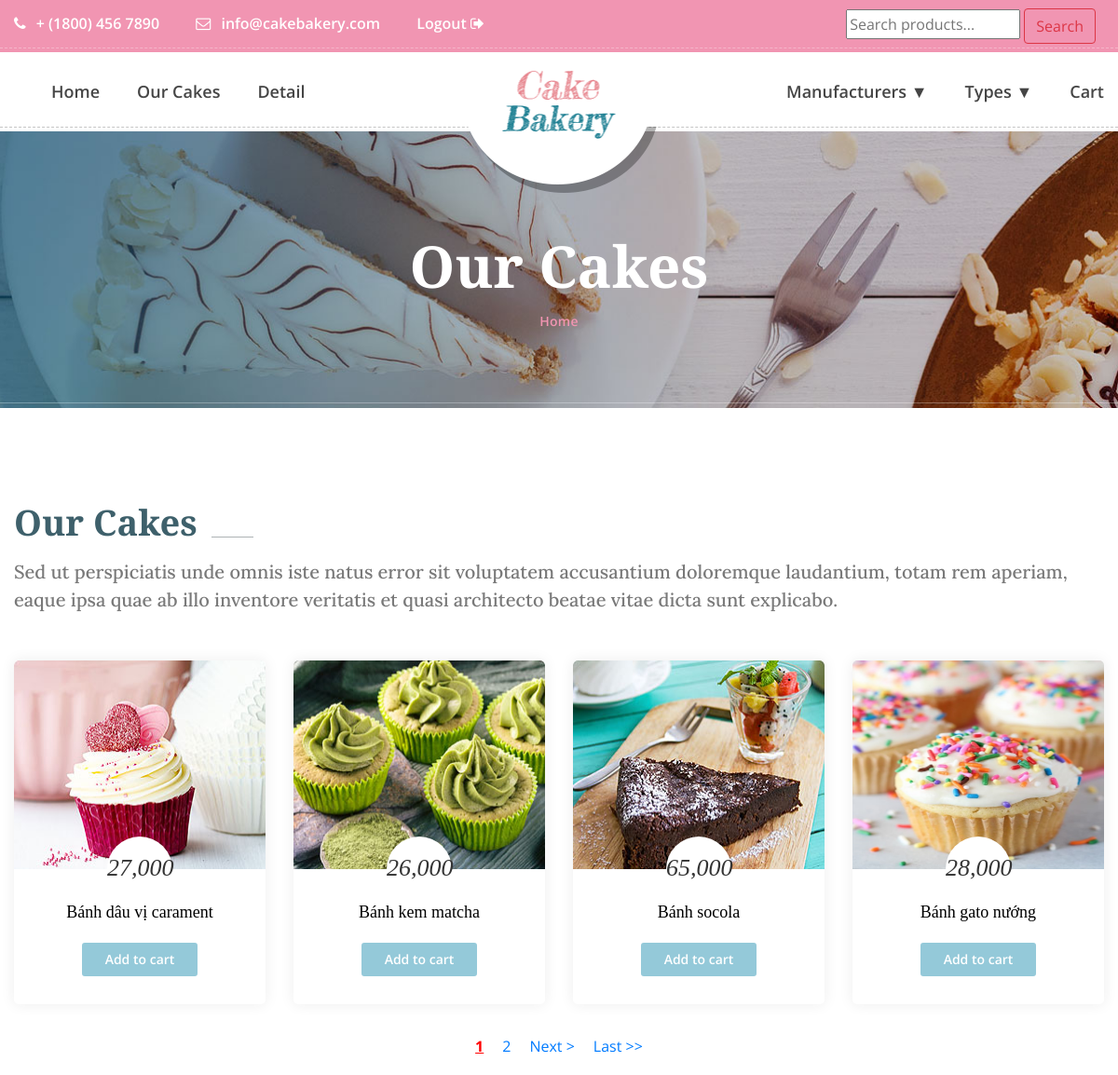
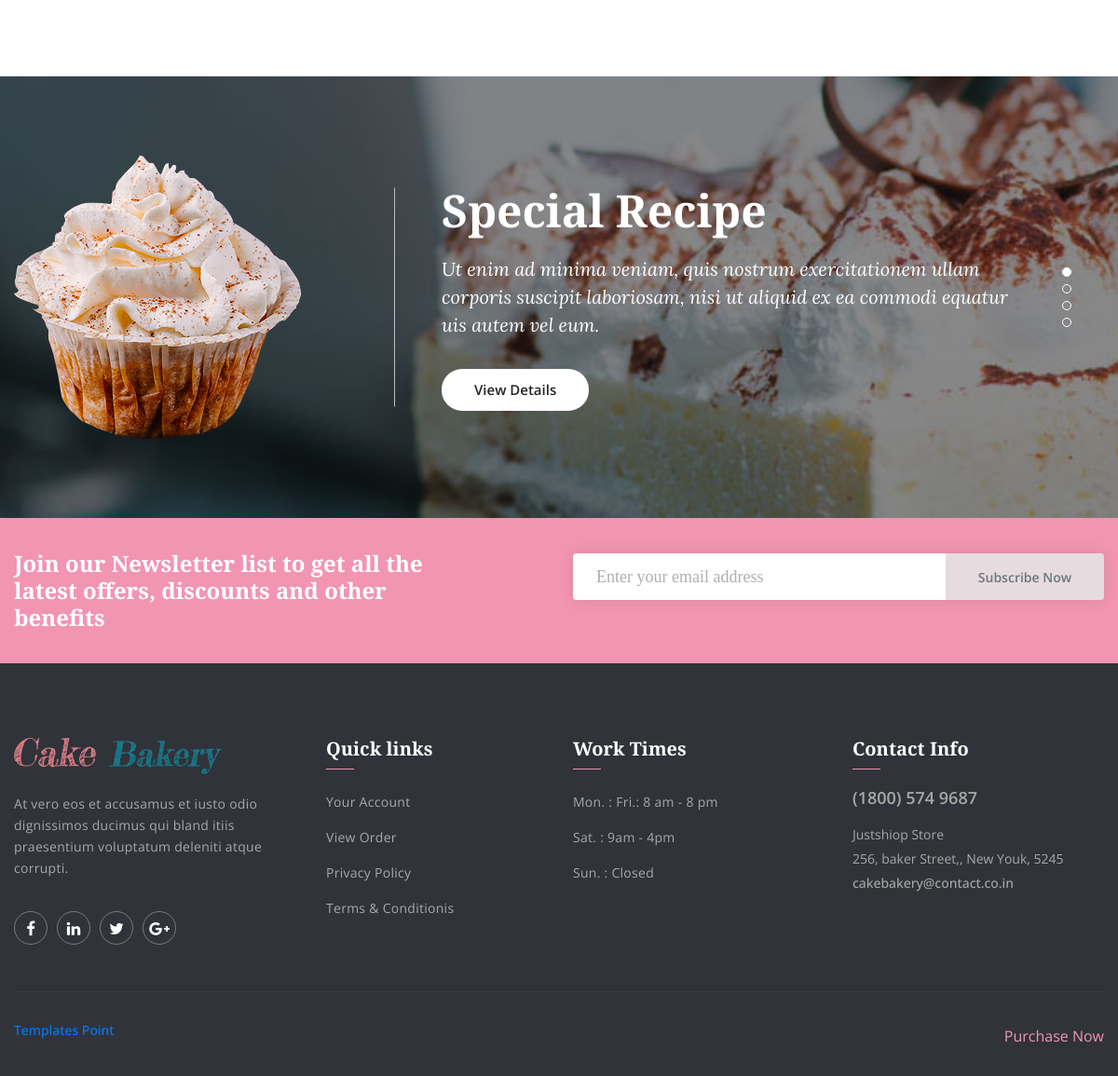
The app's page /public/cake.php with its own data (2 pictures, top to bottom).
### tables this page shows
CREATE TABLE IF NOT EXISTS `products` (
  `id` int(11) NOT NULL AUTO_INCREMENT,
  `name` varchar(100) NOT NULL,
  `manu_id` int(11) NOT NULL,
  `type_id` int(11) NOT NULL,
  `price` int(11) NOT NULL,
  `pro_image` varchar(150) NOT NULL,
  `description` text NOT NULL,
  `feature` tinyint(4) NOT NULL,
  `created_at` timestamp NOT NULL DEFAULT CURRENT_TIMESTAMP ON UPDATE CURRENT_TIMESTAMP,
  `receipt` int(11) NOT NULL,
  PRIMARY KEY (`id`)
);

### public/models/protype.php (called while the page is built, shortened)
<?php
class Protype extends Db
{
    static function getAllProtypes()
    {
        $sql = self::$connection->prepare("SELECT * FROM protypes");
        $sql->execute();
        $items = $sql->get_result()->fetch_all(MYSQLI_ASSOC);
        return $items;
    }
}

### public/cake.php (the view, shortened to what this page needs)
<?php
require_once "navbar_header.php";
?>
<section class="banner_area">
    <div class="container">
        <div class="banner_text">
            <h3>Our Cakes</h3>
            <ul>
                <li><a href="index.php">Home</a></li>
            </ul>
        </div>
    </div>
</section>
<section class="our_cakes_area p_100">
    <div class="container">
        <div class="main_title">
            <h2>Our Cakes</h2>
            <h5>Sed ut perspiciatis unde omnis iste natus error sit voluptatem accusantium doloremque laudantium,
                totam rem aperiam, eaque ipsa quae ab illo inventore veritatis et quasi architecto beatae vitae
                dicta sunt explicabo.</h5>
        </div>
        <div class="cake_feature_row row">
        <?php
                $page = 1;
                $resultsPerPage = 4;
                $list_of_products = Product::getAllProducts_andCreatePagination($page, $resultsPerPage);
                $totalResults = count(Product::getAllProducts());
                foreach($list_of_products as $key => $value) {
            ?>
            <div class="col-lg-3 col-md-4 col-6">
                <div class="cake_feature_item">
                    <div class="cake_img">
                        <img src="img/cake-feature/<?php echo $value['pro_image'];?>" alt="" width="270px" height="224px">
                    </div>
                    <div class="cake_text">
                        <h4><?php echo number_format($value['price']);?></h4>
                        <h3><a href="product-details.php?id=<?php echo $value['id']; ?>"><?php echo $value['name']; ?></a></h3>
                        <a class="pest_btn" href="add-cart.php?id=<?php echo $value['id'];?>">Add to cart</a>
                    </div>
                </div>
            </div>
            <?php }?>
        </div>
    </div>
    <div style="text-align:center;">
    <?php
    $paginate = Product::paginate("cake.php?", $page, $totalResults, $resultsPerPage, 1);
    echo $paginate;
    ?>
</div>
</section>
<section class="special_recipe_area">
    <div class="container">
        <div class="special_recipe_slider owl-carousel">
            <div class="item">
                <div class="media">
                    <div class="d-flex">
                        <img src="img/recipe/recipe-1.png" alt="">
                    </div>
                    <div class="media-body">
                        <h4>Special Recipe</h4>
                        <p>Ut enim ad minima veniam, quis nostrum exercitationem ullam corporis suscipit laboriosam,
                            nisi ut aliquid ex ea commodi equatur uis autem vel eum.</p>
                        <a class="w_view_btn" href="#">View Details</a>
                    </div>
                </div>
            </div>
        </div>
    </div>
</section>
<?php require_once 'contact.php'?>

### public/navbar_header.php (shortened to what this page needs)
<?php
require_once "./models/db.php";
require_once "./models/product.php";
require_once "./models/protype.php";
?>
<!DOCTYPE html>
<html lang="en">
<head>
    <link href="css/font-awesome.min.css" rel="stylesheet">
    <link href="vendors/linearicons/style.css" rel="stylesheet">
    <link href="vendors/flat-icon/flaticon.css" rel="stylesheet">
    <link href="css/bootstrap.min.css" rel="stylesheet">
    <link href="vendors/revolution/css/settings.css" rel="stylesheet">
    <link href="vendors/revolution/css/layers.css" rel="stylesheet">
    <link href="vendors/revolution/css/navigation.css" rel="stylesheet">
    <link href="vendors/animate-css/animate.css" rel="stylesheet">
    <link href="vendors/owl-carousel/owl.carousel.min.css" rel="stylesheet">
    <link href="vendors/magnifc-popup/magnific-popup.css" rel="stylesheet">
    <link href="css/style.css" rel="stylesheet">
    <link href="css/responsive.css" rel="stylesheet">
</head>
<body>
    <header class="main_header_area">
        <div class="top_header_area row m0">
            <div class="container">
                <div class="float-left">
                    <a href="tell:+18004567890"><i class="fa fa-phone" aria-hidden="true"></i> + (1800) 456 7890</a>
                    <a href="mainto:info@cakebakery.com"><i class="fa fa-envelope-o" aria-hidden="true"></i>
                        info@cakebakery.com</a>
                    <a href="./login/remove_sessionLogin.php" id="logout">
                       Logout <i class="fa fa-sign-out" aria-hidden="true"></i>
                    </a>
                </div>
                <div class="sreach float-right">
                    <form action="./cake.php" method="get" style="float:right!important;margin:9px;">
                        <input type="text" name="keyword" placeholder="Search products...">
                        <input type="submit" name="submit" value="Search" class="btn btn-outline-danger">
                    </form>
                </div>
            </div>
        </div>
        <div class="main_menu_area">
            <div class="container">
                <nav class="navbar navbar-expand-lg navbar-light bg-light">
                    <a class="navbar-brand" href="index.php">
                        <img src="img/logo.png" alt="" style="margin: 15px !important">
                    </a>
                    <div class="collapse navbar-collapse" id="navbarSupportedContent">
                        <ul class="navbar-nav mr-auto">
                            <li class="dropdown submenu active">
                            <li><a href="index.php">Home</a></li>
                            </li>
                            <li><a href="cake.php">Our Cakes</a></li>
                            <li><a href="product-details.php">Detail</a></li>
                        </ul>
                        <ul class="navbar-nav justify-content-end">
                            <li class="dropdown submenu">
                                <a data-toggle="dropdown" data-hover="dropdown" class="dropdown-toggle" href="#">Manufacturers &#9660;</a>
                            </li>
                            <li class="dropdown submenu">
                                <a data-toggle="dropdown" data-hover="dropdown" class="dropdown-toggle" href="#">Types &#9660;</a>
                                    <?php
                                    $list_of_protypes = Protype::getAllProtypes();
                                    ?>
                            </li>
                            <li class="dropdown submenu">
                                <a href="cart.php">Cart</a>
                            </li>
                        </ul>
                    </div>
                </nav>
            </div>
        </div>
    </header>

### public/models/product.php (shortened to what this page needs)
<?php
class Product extends Db
{
    static function getAllProducts()
    {
        $sql = self::$connection->prepare("SELECT * FROM products order by id desc");
        $sql->execute();
        $items = $sql->get_result()->fetch_all(MYSQLI_ASSOC);
        return $items;
    }
    static function getAllProducts_andCreatePagination($page, $resultsPerPage)
    {
        $firstLink = ($page - 1) * $resultsPerPage;
        $sql = self::$connection->prepare("SELECT * FROM products order by created_at desc LIMIT $firstLink, $resultsPerPage");
        $sql->execute();
        $items = $sql->get_result()->fetch_all(MYSQLI_ASSOC);
        return $items;
    }
    static function paginate($url, $page, $totalResults, $resultsPerPage, $offset)
    {
        $totalLinks = ceil($totalResults / $resultsPerPage);
        $links = "";
        $from = $page - $offset;
        $to = $page + $offset;
        if ($from <= 0) {
            $from = 1;
            $to = $offset * 2;
        }
        $firstLink = "";
        $lastLink = "";
        $prevLink = "";
        $nextLink = "";
        if($page < $totalLinks) {
            $next = $page + 1;
            $nextLink = "<a style=\"padding:10px;\" href='$url" . "page=$next'>Next ></a>";
            $lastLink = "<a style=\"padding:10px;\" href='$url" . "page=$totalLinks'>Last >></a>";
        }
        for($i=$from; $i<=$to; $i++) {
            if($page == $i) {
                $links = $links . "<a style=\"padding:10px;text-decoration:underline;color:red;font-weight:bold;\" href='$url" . "page=$i'>$i</a>";
            }
            else
            {
                $links = $links . "<a style=\"padding:10px;\" href='$url" . "page=$i'>$i</a>";
            }
        }
        return $firstLink . $prevLink . $links . $nextLink . $lastLink;
    }
}

### public/contact.php (shortened to what this page needs)
   <section class="newsletter_area">
        <div class="container">
            <div class="row newsletter_inner">
                <div class="col-lg-6">
                    <div class="news_left_text">
                        <h4>Join our Newsletter list to get all the latest offers, discounts and other benefits</h4>
                    </div>
                </div>
                <div class="col-lg-6">
                    <div class="newsletter_form">
                        <div class="input-group">
                            <input type="text" class="form-control" placeholder="Enter your email address">
                            <div class="input-group-append">
                                <button class="btn btn-outline-secondary" type="button">Subscribe Now</button>
                            </div>
                        </div>
                    </div>
                </div>
            </div>
        </div>
    </section>
    <footer class="footer_area">
        <div class="footer_widgets">
            <div class="container">
                <div class="row footer_wd_inner">
                    <div class="col-lg-3 col-6">
                        <aside class="f_widget f_about_widget">
                            <img src="img/footer-logo.png" alt="">
                            <p>At vero eos et accusamus et iusto odio dignissimos ducimus qui bland itiis praesentium
                                voluptatum deleniti atque corrupti.</p>
                            <ul class="nav">
                                <li><a href="#"><i class="fa fa-facebook"></i></a></li>
                                <li><a href="#"><i class="fa fa-linkedin"></i></a></li>
                                <li><a href="#"><i class="fa fa-twitter"></i></a></li>
                                <li><a href="#"><i class="fa fa-google-plus"></i></a></li>
                            </ul>
                        </aside>
                    </div>
                    <div class="col-lg-3 col-6">
                        <aside class="f_widget f_link_widget">
                            <div class="f_title">
                                <h3>Quick links</h3>
                            </div>
                            <ul class="list_style">
                                <li><a href="#">Your Account</a></li>
                                <li><a href="#">View Order</a></li>
                                <li><a href="#">Privacy Policy</a></li>
                                <li><a href="#">Terms & Conditionis</a></li>
                            </ul>
                        </aside>
                    </div>
                    <div class="col-lg-3 col-6">
                        <aside class="f_widget f_link_widget">
                            <div class="f_title">
                                <h3>Work Times</h3>
                            </div>
                            <ul class="list_style">
                                <li><a href="#">Mon. : Fri.: 8 am - 8 pm</a></li>
                                <li><a href="#">Sat. : 9am - 4pm</a></li>
                                <li><a href="#">Sun. : Closed</a></li>
                            </ul>
                        </aside>
                    </div>
                    <div class="col-lg-3 col-6">
                        <aside class="f_widget f_contact_widget">
                            <div class="f_title">
                                <h3>Contact Info</h3>
                            </div>
                            <h4>(1800) 574 9687</h4>
                            <p>Justshiop Store <br />256, baker Street,, New Youk, 5245</p>
                            <h5>cakebakery@contact.co.in</h5>
                        </aside>
                    </div>
                </div>
            </div>
        </div>
        <div class="footer_copyright">
            <div class="container">
                <div class="copyright_inner">
                    <div class="float-left">
                        <h5><a target="_blank" href="https://www.templatespoint.net">Templates Point</a></h5>
                    </div>
                    <div class="float-right">
                        <a href="#">Purchase Now</a>
                    </div>
                </div>
            </div>
        </div>
    </footer>
</body>
</html>

### public/navbar_header.php (style rules this page uses)
.cake_text h3>a { color: #000; transition: 0.6s; }

### records on screen
products: pro_image (picture), price "27,000", name "Bánh dâu vị carament"
products: pro_image (picture), price "26,000", name "Bánh kem matcha"
products: pro_image (picture), price "65,000", name "Bánh socola"
products: pro_image (picture), price "28,000", name "Bánh gato nướng"
